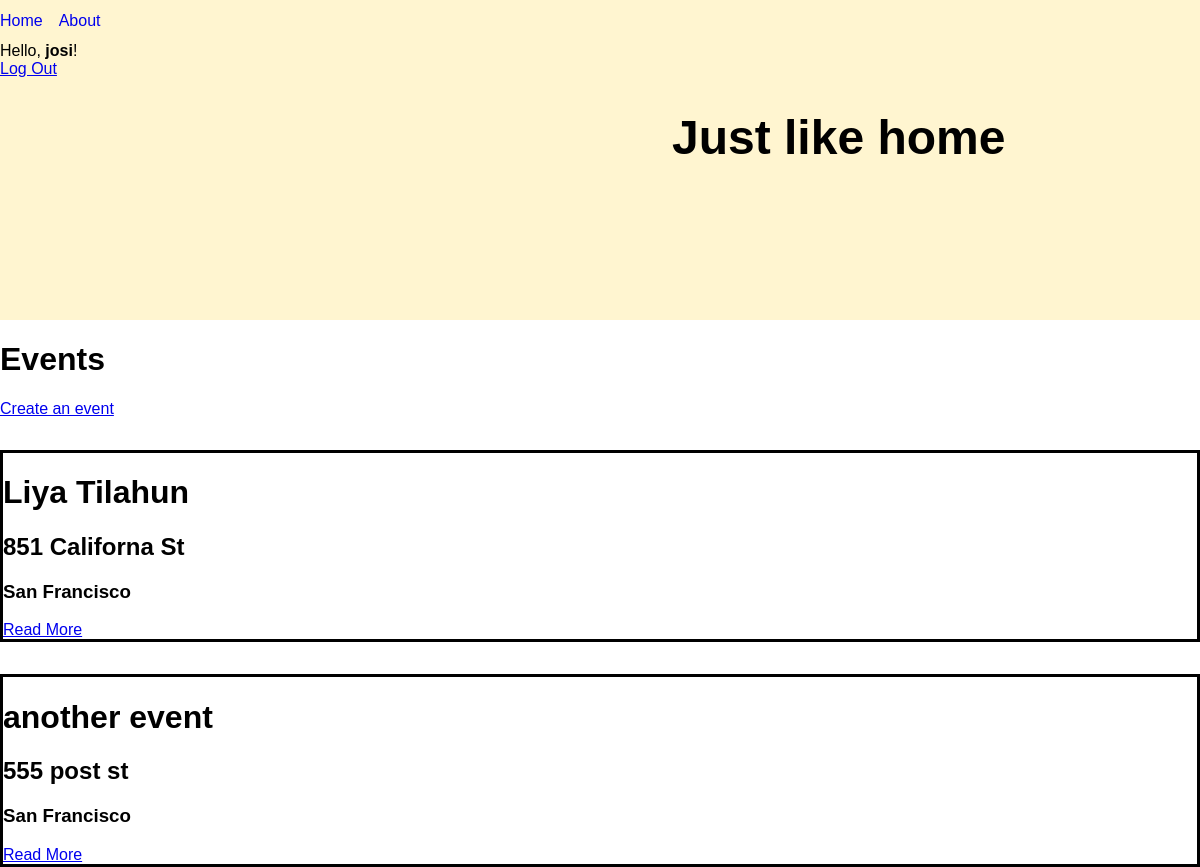
Screenshot of /events/ (signed in) with the database file from the repository.
### events/models.py (models this page shows, shortened)
class Event(models.Model):
    name = models.CharField(max_length=200)
    author = models.ForeignKey(User, on_delete=models.PROTECT,
                               help_text="The user that posted this event.", default=1, related_name='author')
    date_time = models.DateTimeField('event date time')
    street_address = models.CharField(max_length=255, default='address 1')
    city = models.CharField(max_length=255, default='city name')
    location = PlainLocationField(based_fields=['address','city'], zoom=7, default='location')
    description = models.TextField(default='description of the event')
    slug = models.CharField(max_length=400, blank=True, editable=False,
                            help_text="Unique URL path to access this page. Generated by the system.")
    created = models.DateTimeField(auto_now_add=True,
                                   help_text="The date and time this page was created. Automatically generated when the model saves.")
    modified = models.DateTimeField(auto_now=True,
                                    help_text="The date and time this page was updated. Automatically generated when the model updates.")
    participants = models.ManyToManyField(User,blank=True,related_name='participant')

### events/views.py (the view)
# urls.py: path('', EventListView.as_view(), name='event-list-page'),
class EventListView(ListView):
    model = Event
    def get(self, request):
        events = self.get_queryset().all()
        return render(request, 'events/event_list.html', {
          'events': events
        })

### events/templates/events/event_list.html
{% extends "base.html" %}
{% block content %}
<h1> Events </h1>
<a href="{% url 'create-event-page' %}" title="event-create">Create an event</a>
  {% if events %}
    {% for event in events %}
    <div class='event-card'>
      <h1>{{event.name}}</h1>
      <h2>{{event.street_address}}</h2>
      <h3>{{event.city}}</h3>
      <a href="{% url 'event-details-page' event.slug %}" title="Read More">Read More</a>
    </div>
    {% endfor %}
  {% else %}
    <div>No pages to display.</div>
  {% endif %}
{% endblock %}

### templates/base.html (shortened to what this page needs)
<!doctype html>
<html lang="en">
  <head>
    {% load static %}
    <link rel="stylesheet" type="text/css" href="{% static 'css/styles.css' %}">
  </head>
  <body>
    <div class='nav-div'>
      <nav>
        <a href='#'>Home</a>
        <a href=#>About</a>
      </nav>
      {% if user.is_authenticated %}
        <div class="text-white">Hello, <strong>{{user.username}}</strong>!</div>
          <a href="{% url 'logout' %}" class="btn btn-danger ml-2">Log Out</a>
      {% endif %}
      <h1 class='main-header'>Just like home </h1>
    </div>
    {% block content %}
    {% endblock %}
  </body>
</html>

### static/css/styles.css (style rules this page uses)
body { background-color: white; font-size: 16px; font-family: Helvetica; margin: 0; }
nav { display: flex; justify-content: flex-start; padding-bottom: 0.75em; padding-top: 0.75em; }
.nav-div { height: 20em; background-color: #FFF5D0; }
nav a { margin-right: 1em; text-decoration: none; }
.event-card { border: solid; margin-top: 2em; }
.main-header { font-size: 3em; padding-left: 14em; }

### rows the page displays
Event: name "Liya Tilahun", street_address "851 Californa St", city "San Francisco"
Event: name "another event", street_address "555 post st", city "San Francisco"

### other values shown
{{ user.username }} "josi"
